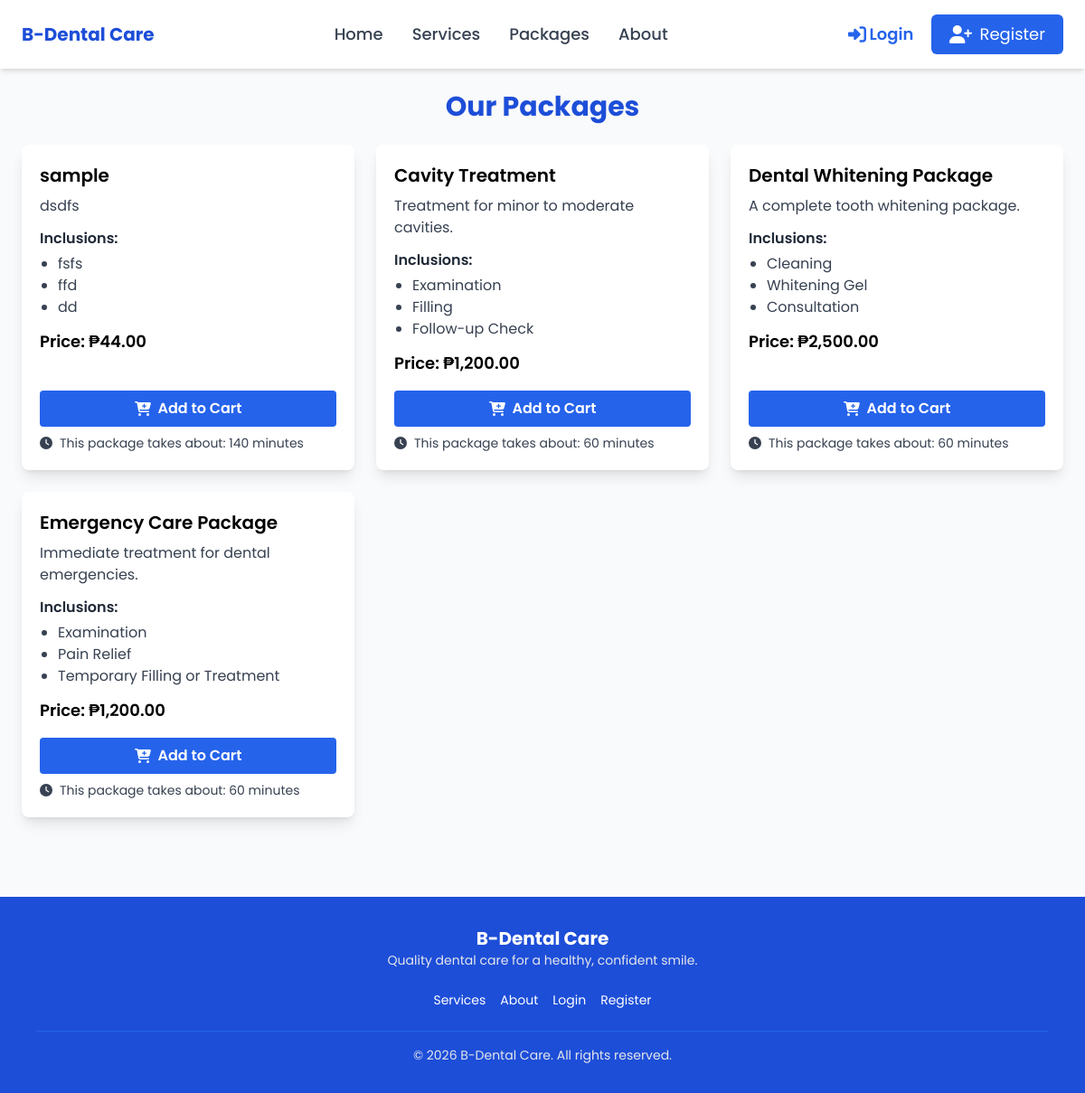
The page /packages.php on the database its author committed.
### tables this page shows
CREATE TABLE `packages` (
  `id` bigint(20) UNSIGNED NOT NULL,
  `posted_by` int(11) NOT NULL,
  `package_name` varchar(255) NOT NULL,
  `description` varchar(255) NOT NULL,
  `inclusions` text DEFAULT NULL,
  `status` enum('Active','Inactive') NOT NULL,
  `price` decimal(10,2) DEFAULT NULL,
  `duration_minutes` int(11) NOT NULL DEFAULT 60,
  `created_at` timestamp NULL DEFAULT NULL,
  `updated_at` timestamp NULL DEFAULT NULL
);

### packages.php (the view, shortened to what this page needs)
<?php
require_once 'db_connect.php';
$result = $conn->query("SELECT * FROM packages WHERE status='Active' ORDER BY created_at DESC");
?>
<!DOCTYPE html>
<html lang="en">
<head>
    <link href="./assets/css/main.css" rel="stylesheet">
</head>
<body class="bg-gray-50 font-poppins min-h-screen flex flex-col">
<?php include 'header.php'; ?>
<main class="max-w-7xl mx-auto p-6 flex-1">
    <h1 class="text-3xl font-bold text-center text-blue-700 mb-6">Our Packages</h1>
    <?php if ($result->num_rows > 0): ?>
        <div class="grid grid-cols-1 md:grid-cols-2 lg:grid-cols-3 gap-6">
            <?php while ($row = $result->fetch_assoc()): ?>
                <div class="bg-white shadow-lg rounded-lg p-5 flex flex-col justify-between">
                    <div>
                        <h2 class="text-xl font-semibold mb-2">
                            <?php echo htmlspecialchars($row['package_name']); ?>
                        </h2>
                        <p class="text-gray-700 mb-2">
                            <?php echo htmlspecialchars($row['description']); ?>
                        </p>
                        <?php
                        $incs = json_decode($row['inclusions'], true);
                        if (!is_array($incs)) {
                            $incs = preg_split("/\r\n|\n|,/", $row['inclusions']);
                        }
                        $incs = array_map('trim', $incs);
                        $incs = array_filter($incs);
                        if (!empty($incs)): ?>
                            <p class="font-semibold text-gray-800 mt-3 mb-1">Inclusions:</p>
                            <ul class="list-disc pl-5 mb-3 text-gray-700">
                                <?php foreach ($incs as $inc): ?>
                                    <li><?php echo htmlspecialchars($inc); ?></li>
                                <?php endforeach; ?>
                            </ul>
                        <?php endif; ?>
                        <p class="font-semibold text-lg">
                            Price:
                            <?php echo $row['price'] ? "₱" . number_format($row['price'], 2) : "Free"; ?>
                        </p>
                    </div>
                    <div class="mt-4 text-center">
                        <a href="cart.php?package_id=<?php echo $row['id']; ?>"
                           class="w-full bg-blue-600 hover:bg-blue-700 text-white font-semibold py-2 px-4 rounded flex items-center justify-center space-x-2 mb-2">
                            <i class="fas fa-cart-plus"></i>
                            <span>Add to Cart</span>
                                                </a>
                       <?php if (!empty($row['duration_minutes']) && $row['duration_minutes'] > 0): ?>
                        <p class="flex items-center gap-2 text-gray-700 mt-2 text-sm">
                            <i class="fas fa-clock"></i>
                            This package takes about:  <?php echo (int)$row['duration_minutes']; ?> minutes
                        </p>
                    <?php endif; ?>
                    </div>
                </div>
            <?php endwhile; ?>
        </div>
    <?php else: ?>
        <p class="text-center text-gray-500 mt-6">No packages available at the moment.</p>
    <?php endif; ?>
</main>
<?php include 'footer.php'; ?>
</body>
</html>

### assets/css/main.css (style rules this page uses)
*,:after,:before { box-sizing:border-box;border:0 solid #e5e7eb }
:after,:before { --tw-content:"" }
:host,html { line-height:1.5;-webkit-text-size-adjust:100%;-moz-tab-size:4;-o-tab-size:4;tab-size:4;font-family:Poppins,sans-serif;font-feature-settings:normal;font-variation-settings:normal;-webkit-tap-highlight-color:transparent }
body { margin:0;line-height:inherit }
h1,h2,h3,h4,h5,h6 { font-size:inherit;font-weight:inherit }
a { color:inherit;text-decoration:inherit }
blockquote,dd,dl,figure,h1,h2,h3,h4,h5,h6,hr,p,pre { margin:0 }
menu,ol,ul { list-style:none;margin:0;padding:0 }
audio,canvas,embed,iframe,img,object,svg,video { display:block;vertical-align:middle }
*,::backdrop,:after,:before { --tw-border-spacing-x:0;--tw-border-spacing-y:0;--tw-translate-x:0;--tw-translate-y:0;--tw-rotate:0;--tw-skew-x:0;--tw-skew-y:0;--tw-scale-x:1;--tw-scale-y:1;--tw-pan-x: ;--tw-pan-y: ;--tw-pinch-zoom: ;--tw-scroll-snap-strictness:proximity;--tw-gradient-from-position: ;--tw-gradient-via-position: ;--tw-gradient-to-position: ;--tw-ordinal: ;--tw-slashed-zero: ;--tw-numeric-figure: ;--tw-numeric-spacing: ;--tw-numeric-fraction: ;--tw-ring-inset: ;--tw-ring-offset-width:0px;--tw-ring-offset-color:#fff;--tw-ring-color:#3b82f680;--tw-ring-offset-shadow:0 0 #0000;--tw-ring-shadow:0 0 #0000;--tw-shadow:0 0 #0000;--tw-shadow-colored:0 0 #0000;--tw-blur: ;--tw-brightness: ;--tw-contrast: ;--tw-grayscale: ;--tw-hue-rotate: ;--tw-invert: ;--tw-saturate: ;--tw-sepia: ;--tw-drop-shadow: ;--tw-backdrop-blur: ;--tw-backdrop-brightness: ;--tw-backdrop-contrast: ;--tw-backdrop-grayscale: ;--tw-backdrop-hue-rotate: ;--tw-backdrop-invert: ;--tw-backdrop-opacity: ;--tw-backdrop-saturate: ;--tw-backdrop-sepia: }
.mx-auto { margin-left:auto;margin-right:auto }
.mb-1 { margin-bottom:.25rem }
.mb-2 { margin-bottom:.5rem }
.mb-3 { margin-bottom:.75rem }
.mb-6 { margin-bottom:1.5rem }
.mt-2 { margin-top:.5rem }
.mt-3 { margin-top:.75rem }
.mt-4 { margin-top:1rem }
.flex { display:flex }
.grid { display:grid }
.min-h-screen { min-height:100vh }
.w-full { width:100% }
.max-w-7xl { max-width:80rem }
.flex-1 { flex:1 1 0% }
.list-disc { list-style-type:disc }
.grid-cols-1 { grid-template-columns:repeat(1,minmax(0,1fr)) }
.flex-col { flex-direction:column }
.items-center { align-items:center }
.justify-center { justify-content:center }
.justify-between { justify-content:space-between }
.gap-2 { gap:.5rem }
.gap-6 { gap:1.5rem }
.space-x-2>:not([hidden])~:not([hidden]) { --tw-space-x-reverse:0;margin-right:calc(.5rem*var(--tw-space-x-reverse));margin-left:calc(.5rem*(1 - var(--tw-space-x-reverse))) }
.rounded { border-radius:.25rem }
.rounded-lg { border-radius:.5rem }
.bg-blue-600 { --tw-bg-opacity:1;background-color:rgb(37 99 235/var(--tw-bg-opacity)) }
.bg-gray-50 { --tw-bg-opacity:1;background-color:rgb(249 250 251/var(--tw-bg-opacity)) }
.bg-white { --tw-bg-opacity:1;background-color:rgb(255 255 255/var(--tw-bg-opacity)) }
.p-5 { padding:1.25rem }
.p-6 { padding:1.5rem }
.px-4 { padding-left:1rem;padding-right:1rem }
.py-2 { padding-top:.5rem;padding-bottom:.5rem }
.pl-5 { padding-left:1.25rem }
.text-center { text-align:center }
.text-3xl { font-size:1.875rem;line-height:2.25rem }
.text-lg { font-size:1.125rem;line-height:1.75rem }
.text-sm { font-size:.875rem;line-height:1.25rem }
.text-xl { font-size:1.25rem;line-height:1.75rem }
.font-bold { font-weight:700 }
.font-semibold { font-weight:600 }
.text-blue-700 { --tw-text-opacity:1;color:rgb(29 78 216/var(--tw-text-opacity)) }
.text-gray-700 { --tw-text-opacity:1;color:rgb(55 65 81/var(--tw-text-opacity)) }
.text-gray-800 { --tw-text-opacity:1;color:rgb(31 41 55/var(--tw-text-opacity)) }
.text-white { --tw-text-opacity:1;color:rgb(255 255 255/var(--tw-text-opacity)) }
.shadow-inner,.shadow-lg { box-shadow:var(--tw-ring-offset-shadow,0 0 #0000),var(--tw-ring-shadow,0 0 #0000),var(--tw-shadow) }
.shadow-lg { --tw-shadow:0 10px 15px -3px #0000001a,0 4px 6px -4px #0000001a;--tw-shadow-colored:0 10px 15px -3px var(--tw-shadow-color),0 4px 6px -4px var(--tw-shadow-color) }
@media (min-width:768px) { .md\:grid-cols-2 { grid-template-columns:repeat(2,minmax(0,1fr)) } }
@media (min-width:1024px) { .lg\:grid-cols-3 { grid-template-columns:repeat(3,minmax(0,1fr)) } }

### rows shown on the page
packages: package_name "sample", description "dsdfs", inclusions "fsfs", inclusions "ffd", inclusions "dd", price "44.00", duration_minutes "140"
packages: package_name "Cavity Treatment", description "Treatment for minor to moderate cavities.", inclusions "Examination", inclusions "Filling", inclusions "Follow-up Check", price "1,200.00", duration_minutes "60"
packages: package_name "Dental Whitening Package", description "A complete tooth whitening package.", inclusions "Cleaning", inclusions "Whitening Gel", inclusions "Consultation", price "2,500.00", duration_minutes "60"
packages: package_name "Emergency Care Package", description "Immediate treatment for dental emergencies.", inclusions "Examination", inclusions "Pain Relief", inclusions "Temporary Filling or Treatment", price "1,200.00", duration_minutes "60"
